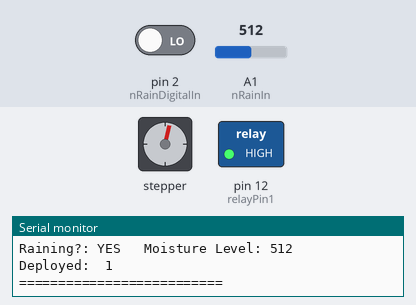
A sketch run on a simulated Arduino Uno, built with avr-gcc and run on an emulated ATmega328P. On the bench: stepper motor, switched loads named in the sketch (green lamp = pin HIGH), the last lines printed to the serial monitor. The inputs (shaded band) are chosen by the test bench; at power-on: A1 (nRainIn) = 512, pin 2 (nRainDigitalIn) LOW. Stepper angles assume 100 steps per turn.

Above: at 10.5 s.
10.6 s: A1 (nRainIn) set to 781
14.6 s: A1 (nRainIn) set to 810
At 15.96 s:
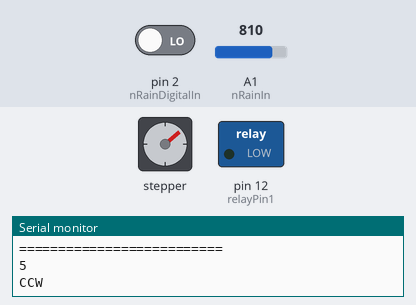
At 16.56 s:
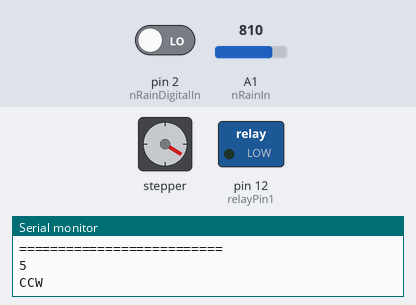
18.8 s: A1 (nRainIn) set to 790
At 25.71 s:
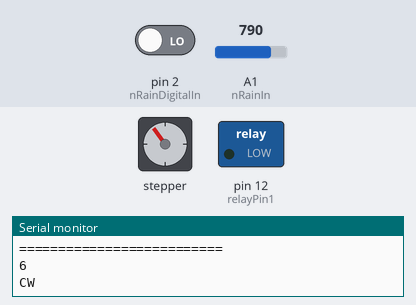
Timing chart, 0 to 32.8 s (numbered marks = the images above; inputs shaded):
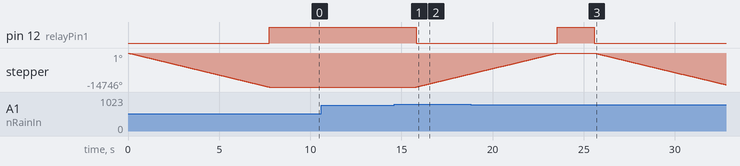

Measured:
- the behaviour switches between 799 and 800 on A1 (nRainIn) (found by bisection; images 0 and 1)
- after the input at 14.6 s, pin 12 (relayPin1): HIGH → LOW after 1.2 s; stepper: keeps turning clockwise at about 1916°/s, starting after 1.2 s
- by itself, stepper: turns 14746° counter-clockwise in 7.7 s

The sketch:

rain-motor-new.ino
```cpp
//Small Stepper Motor and Driver


/*-----( Import needed libraries )-----*/
#include <Stepper.h>

/*-----( Declare Constants, Pin Numbers )-----*/
#define STEPS  100   //Number of steps per revolution


/*-----( Declare objects )-----*/
/* create an instance of the stepper class, specifying
 the number of steps of the motor and the pins it's
 attached to. The pin connections need to be 4 pins connected
 to Motor Driver In1, In2, In3, In4  and then the pins entered
 here in the sequence 1-3-2-4 for proper sequencing*/

Stepper small_stepper(STEPS, 8, 10, 9, 11);

int  Steps2Take = 0;
int relayPin1 = 12;

//rain sensor settings
int nRainIn = A1;
int nRainDigitalIn = 2;
int nRainVal;
boolean bIsRaining = false;
String strRaining;
int count = 1;
boolean deployed = false;
//


void setup(){
 Serial.begin(9600);
 pinMode(relayPin1, OUTPUT);

 pinMode(2,INPUT); //setting digitalRead pin
}
void loop()
{

  //reading rain sensor
  nRainVal = analogRead(nRainIn);
  bIsRaining = !(digitalRead(nRainDigitalIn));
  //

  Serial.println(count);
  count++;

  if(nRainVal<800){
    strRaining = "YES";
  }
  else{
    strRaining = "NO";
  }

  if(nRainVal<800 && deployed==false){
    deployed = true;
    strRaining = "YES";
    small_stepper.setSpeed(320);
    digitalWrite (relayPin1, LOW);
    Steps2Take  = -4096; // Rotate CW steps = 2048
    Serial.println("CW");
    small_stepper.step(Steps2Take);
    digitalWrite (relayPin1, HIGH);
  }
  else if (nRainVal>=800 && deployed==true){
    deployed=false;
    strRaining = "NO";
    small_stepper.setSpeed(320);
    digitalWrite (relayPin1, LOW);
    Steps2Take = 4096; // Rotate CCW steps =2048
    Serial.println("CCW");
    small_stepper.step(Steps2Take);
    digitalWrite (relayPin1, HIGH);
  }

  Serial.print("Raining?: ");
  Serial.print(strRaining);
//  Serial.print(bIsRaining);
  Serial.print("\t Moisture Level: ");
  Serial.println(nRainVal);
  Serial.print("Deployed:  ");
  Serial.println(deployed);
  Serial.println("==========================");
  delay(2000);
} /* --(end main loop )-- */
```
